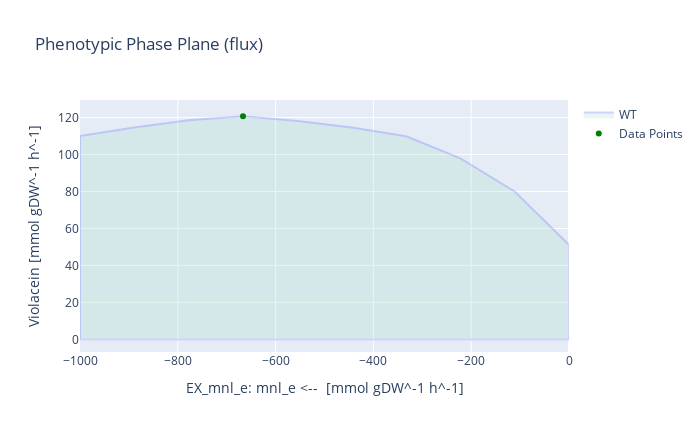

The cell this chart's notebook holds for it:
### Code cell
# With D-mannitol as substrate
medium = model_LB_vio_fad.medium
with model_LB_vio_fad:
    medium['EX_glc__D_e'] = 0
    medium['EX_mnl_e'] = 1000
    model_LB_vio_fad.medium = medium
    model_LB_vio_fad.objective = model_LB_vio_fad.reactions.Growth
    growth_rate = model_LB_vio_fad.optimize().objective_value
    model_LB_vio_fad.objective = model_LB_vio_fad.reactions.Violacein
    violacein_production = model_LB_vio_fad.optimize().objective_value
    violacein_mnl_yield = violacein_production / (-1*model_LB_vio_fad.reactions.EX_mnl_e.flux)
    
    print('Growth rate for V. natriegens [h^-1]:', growth_rate)
    print('Max. violacein production [mmol gDW^-1 h^-1]:', violacein_production)
    print('Theoretical maximum yield [mmol_vio / mmol_mnl]:', violacein_mnl_yield)
    
    model_LB_vio_fad.reactions.EX_mnl_e.bounds = -1000,0
    result = phenotypic_phase_plane(model_LB_vio_fad, 
                                variables=[model_LB_vio_fad.reactions.EX_mnl_e],
                                objective=model_LB_vio_fad.reactions.Violacein,
                                points=10)
    x = result.data_frame.EX_mnl_e[result.data_frame.objective_upper_bound.idxmax()]
    y = result.data_frame.objective_upper_bound[result.data_frame.objective_upper_bound.idxmax()]
    result.plot(plotter, points=[(x,y)], points_colors=["green"])
    print("The optimal D-mannitol uptake for Violacein flux is:", result.data_frame.EX_mnl_e[result.data_frame.objective_upper_bound.idxmax()])

### Figure 1 — Plotly figure (JSON) as saved in the notebook; plotly's stock layout.template omitted (floating-point values rounded to 4 significant figures)
{"data": [{"fill": "toself", "fillcolor": "#B3E2CD", "hoverinfo": "none", "marker": {"line": {"color": "#B3E2CD"}, "opacity": 0.3}, "mode": "lines", "name": "WT", "opacity": 0.3, "type": "scatter", "x": [-1000, -888.9, -777.8, -666.7, -555.6, -444.4, -333.3, -222.2, -111.1, 0, 0, -111.1, -222.2, -333.3, -444.4, -555.6, -666.7, -777.8, -888.9, -1000, -1000, -1000], "y": [0, 1.421e-14, -5.684e-14, -2.842e-14, 0, 0, 0, 0, 0, 1.066e-14, 51.03, 79.97, 97.85, 109.8, 114.6, 118.2, 120.6, 118.5, 114.5, 109.9, 0, 109.9]}, {"marker": {"color": ["green"]}, "mode": "markers", "name": "Data Points", "type": "scatter", "x": [-666.7], "y": [120.6]}], "layout": {"height": 432, "title": {"text": "Phenotypic Phase Plane (flux)"}, "width": 700, "xaxis": {"autorange": true, "range": [-1000, 0], "title": {"text": "EX_mnl_e: mnl_e <--  [mmol gDW^-1 h^-1]"}, "type": "linear"}, "yaxis": {"autorange": true, "range": [-6.813, 129.4], "title": {"text": "Violacein [mmol gDW^-1 h^-1]"}, "type": "linear"}}}
